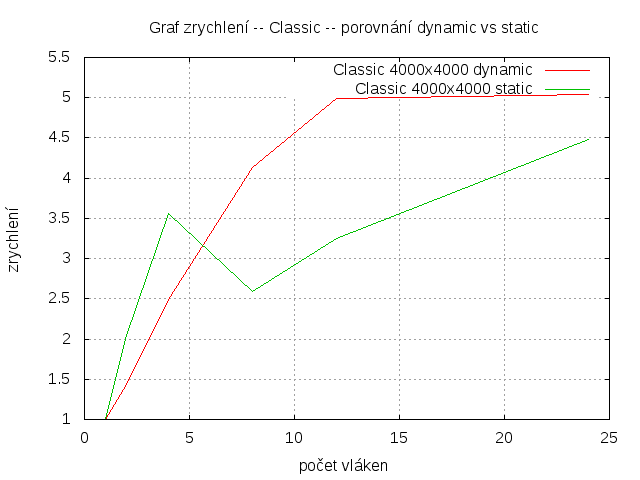

gnuplot code for this plot:
set term png
set output "classic-dynamic-vs-static.png"
set grid  xtics ytics
set   autoscale                        # scale axes automatically
#unset log                              # remove any log-scaling
unset label                            # remove any previous labels
set xtic auto                          # set xtics automatically
set ytic auto                          # set ytics automatically
set title "Graf zrychlení -- Classic -- porovnání dynamic vs static"
set xlabel "počet vláken"
set ylabel "zrychlení"

plot "classic-4000-acc" using 1:2 title 'Classic 4000x4000 dynamic' with line,\
    "classic-4000-static-acc" using 1:2 title 'Classic 4000x4000 static' with line
